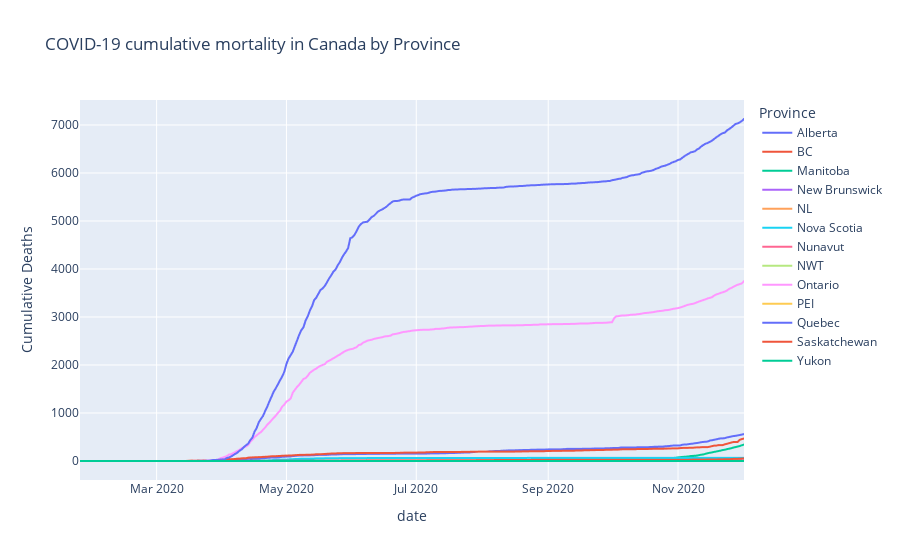

Notebook code for this chart:
### Code cell
# Cumulative deaths
fig = px.line(
    active_cases_provinces,
    x="date",
    y="cumulative_deaths",
    color="province",
    title="COVID-19 cumulative mortality in Canada by Province",
    labels=dict(
        date_death_report="Date",
        cumulative_deaths="Cumulative Deaths",
        province="Province",
    ),
    height=600,
)
fig.show()

### Figure 1 — Plotly figure (JSON) as saved in the notebook; plotly's stock layout.template omitted (floating-point values rounded to 4 significant figures; data arrays with more than 128 entries replaced by an {"elided": "..."} marker saying what was removed)
{"data": [{"hovertemplate": "Province=Alberta<br>date=%{x}<br>Cumulative Deaths=%{y}<extra></extra>", "legendgroup": "Alberta", "line": {"color": "#636efa", "dash": "solid"}, "mode": "lines", "name": "Alberta", "showlegend": true, "type": "scattergl", "x": {"elided": "313 str values"}, "xaxis": "x", "y": {"elided": "313 int values"}, "yaxis": "y"}, {"hovertemplate": "Province=BC<br>date=%{x}<br>Cumulative Deaths=%{y}<extra></extra>", "legendgroup": "BC", "line": {"color": "#EF553B", "dash": "solid"}, "mode": "lines", "name": "BC", "showlegend": true, "type": "scattergl", "x": {"elided": "313 str values"}, "xaxis": "x", "y": {"elided": "313 int values"}, "yaxis": "y"}, {"hovertemplate": "Province=Manitoba<br>date=%{x}<br>Cumulative Deaths=%{y}<extra></extra>", "legendgroup": "Manitoba", "line": {"color": "#00cc96", "dash": "solid"}, "mode": "lines", "name": "Manitoba", "showlegend": true, "type": "scattergl", "x": {"elided": "313 str values"}, "xaxis": "x", "y": {"elided": "313 int values"}, "yaxis": "y"}, {"hovertemplate": "Province=New Brunswick<br>date=%{x}<br>Cumulative Deaths=%{y}<extra></extra>", "legendgroup": "New Brunswick", "line": {"color": "#ab63fa", "dash": "solid"}, "mode": "lines", "name": "New Brunswick", "showlegend": true, "type": "scattergl", "x": {"elided": "313 str values"}, "xaxis": "x", "y": {"elided": "313 int values"}, "yaxis": "y"}, {"hovertemplate": "Province=NL<br>date=%{x}<br>Cumulative Deaths=%{y}<extra></extra>", "legendgroup": "NL", "line": {"color": "#FFA15A", "dash": "solid"}, "mode": "lines", "name": "NL", "showlegend": true, "type": "scattergl", "x": {"elided": "313 str values"}, "xaxis": "x", "y": {"elided": "313 int values"}, "yaxis": "y"}, {"hovertemplate": "Province=Nova Scotia<br>date=%{x}<br>Cumulative Deaths=%{y}<extra></extra>", "legendgroup": "Nova Scotia", "line": {"color": "#19d3f3", "dash": "solid"}, "mode": "lines", "name": "Nova Scotia", "showlegend": true, "type": "scattergl", "x": {"elided": "313 str values"}, "xaxis": "x", "y": {"elided": "313 int values"}, "yaxis": "y"}, {"hovertemplate": "Province=Nunavut<br>date=%{x}<br>Cumulative Deaths=%{y}<extra></extra>", "legendgroup": "Nunavut", "line": {"color": "#FF6692", "dash": "solid"}, "mode": "lines", "name": "Nunavut", "showlegend": true, "type": "scattergl", "x": {"elided": "313 str values"}, "xaxis": "x", "y": {"elided": "313 int values"}, "yaxis": "y"}, {"hovertemplate": "Province=NWT<br>date=%{x}<br>Cumulative Deaths=%{y}<extra></extra>", "legendgroup": "NWT", "line": {"color": "#B6E880", "dash": "solid"}, "mode": "lines", "name": "NWT", "showlegend": true, "type": "scattergl", "x": {"elided": "313 str values"}, "xaxis": "x", "y": {"elided": "313 int values"}, "yaxis": "y"}, {"hovertemplate": "Province=Ontario<br>date=%{x}<br>Cumulative Deaths=%{y}<extra></extra>", "legendgroup": "Ontario", "line": {"color": "#FF97FF", "dash": "solid"}, "mode": "lines", "name": "Ontario", "showlegend": true, "type": "scattergl", "x": {"elided": "313 str values"}, "xaxis": "x", "y": {"elided": "313 int values"}, "yaxis": "y"}, {"hovertemplate": "Province=PEI<br>date=%{x}<br>Cumulative Deaths=%{y}<extra></extra>", "legendgroup": "PEI", "line": {"color": "#FECB52", "dash": "solid"}, "mode": "lines", "name": "PEI", "showlegend": true, "type": "scattergl", "x": {"elided": "313 str values"}, "xaxis": "x", "y": {"elided": "313 int values"}, "yaxis": "y"}, {"hovertemplate": "Province=Quebec<br>date=%{x}<br>Cumulative Deaths=%{y}<extra></extra>", "legendgroup": "Quebec", "line": {"color": "#636efa", "dash": "solid"}, "mode": "lines", "name": "Quebec", "showlegend": true, "type": "scattergl", "x": {"elided": "313 str values"}, "xaxis": "x", "y": {"elided": "313 int values"}, "yaxis": "y"}, {"hovertemplate": "Province=Saskatchewan<br>date=%{x}<br>Cumulative Deaths=%{y}<extra></extra>", "legendgroup": "Saskatchewan", "line": {"color": "#EF553B", "dash": "solid"}, "mode": "lines", "name": "Saskatchewan", "showlegend": true, "type": "scattergl", "x": {"elided": "313 str values"}, "xaxis": "x", "y": {"elided": "313 int values"}, "yaxis": "y"}, {"hovertemplate": "Province=Yukon<br>date=%{x}<br>Cumulative Deaths=%{y}<extra></extra>", "legendgroup": "Yukon", "line": {"color": "#00cc96", "dash": "solid"}, "mode": "lines", "name": "Yukon", "showlegend": true, "type": "scattergl", "x": {"elided": "313 str values"}, "xaxis": "x", "y": {"elided": "313 int values"}, "yaxis": "y"}], "layout": {"autosize": true, "legend": {"title": {"text": "Province"}, "tracegroupgap": 0}, "title": {"text": "COVID-19 cumulative mortality in Canada by Province"}, "xaxis": {"anchor": "y", "autorange": true, "domain": [0, 1], "range": ["2020-01-25", "2020-12-02"], "title": {"text": "date"}, "type": "date"}, "yaxis": {"anchor": "x", "autorange": true, "domain": [0, 1], "range": [-395.8, 7521.0], "title": {"text": "Cumulative Deaths"}, "type": "linear"}}}
